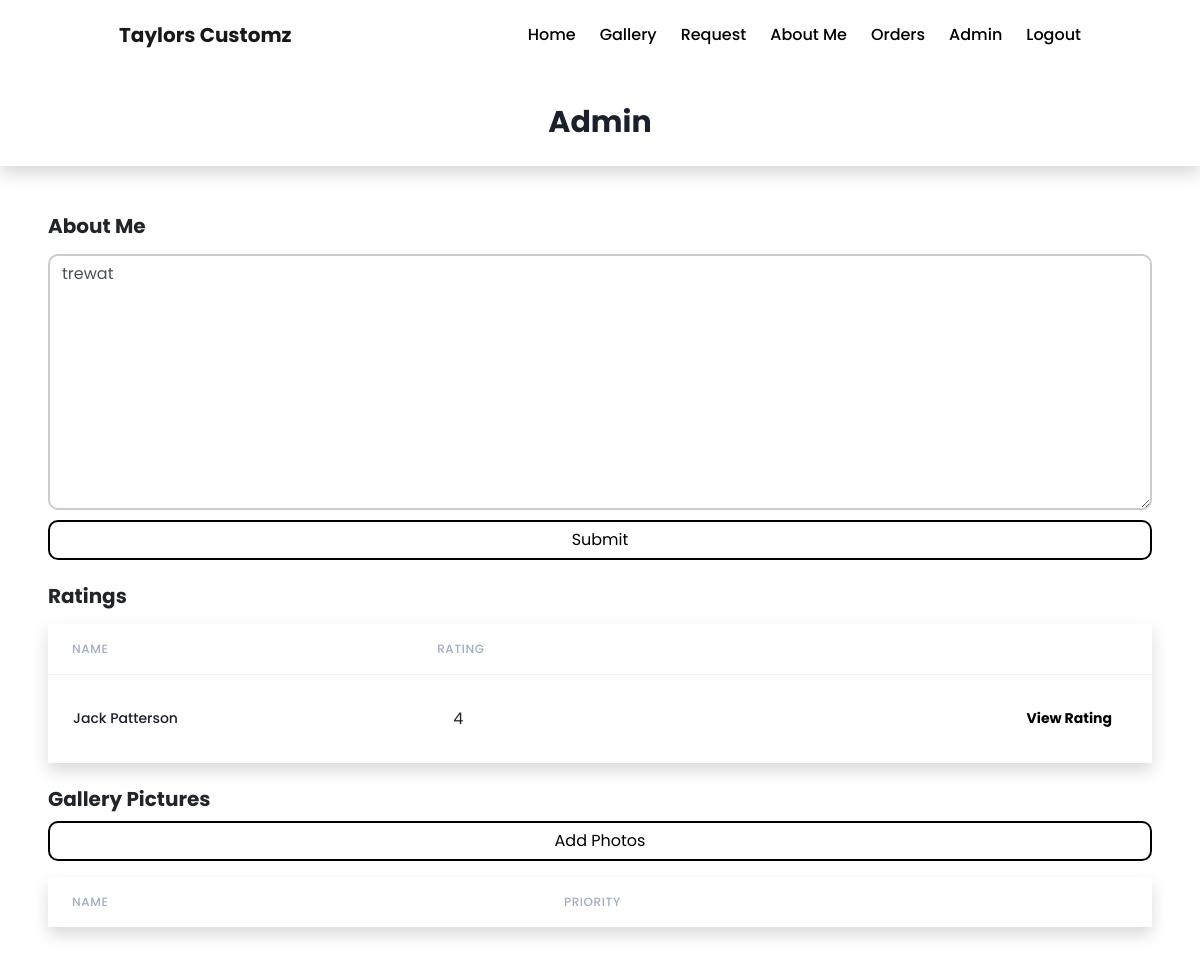
Page /data/dashboard (signed in) on the earlier database version.
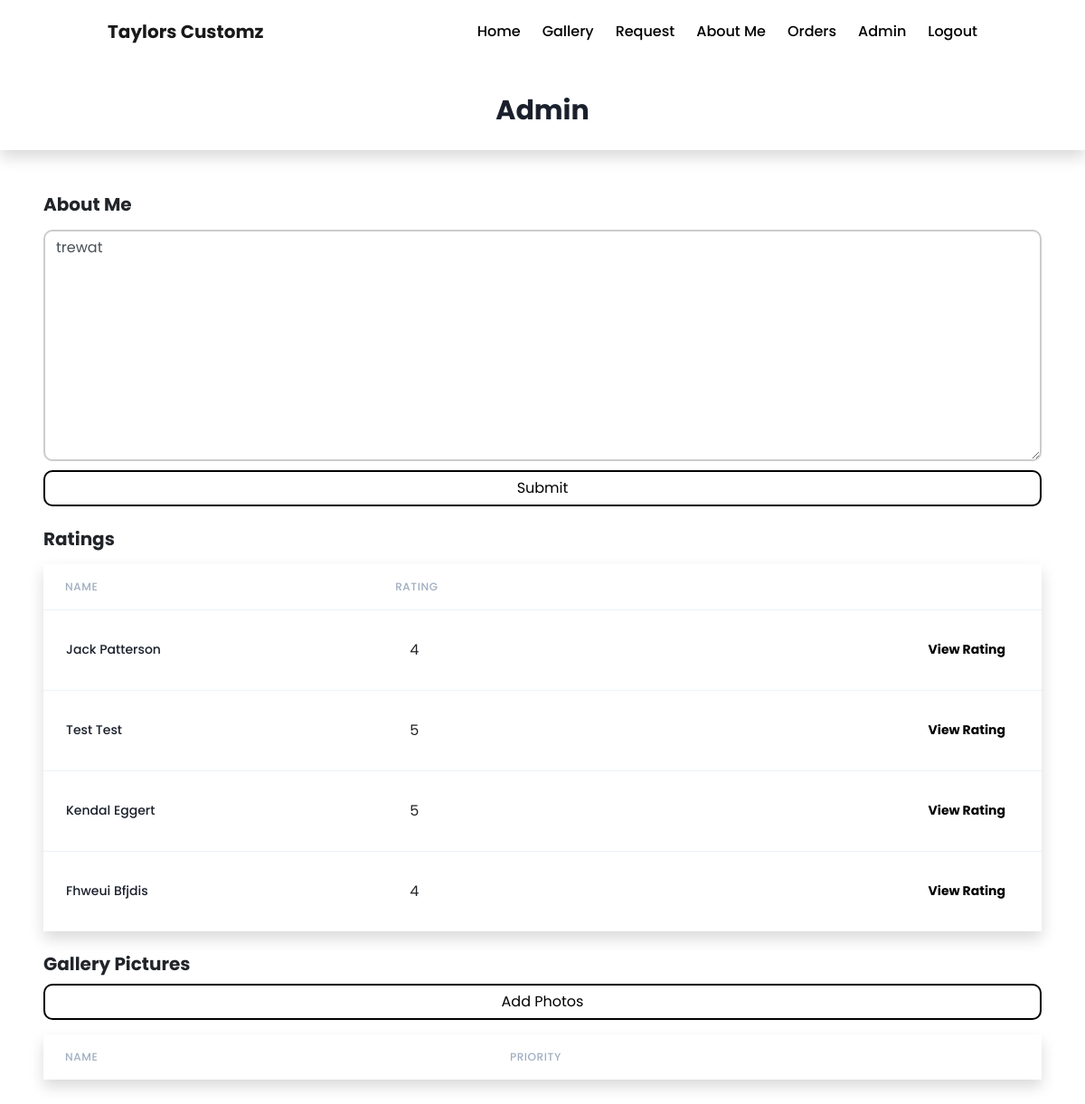
Same page on the later database version.
### users/models.py (models this page shows, shortened)
class Reviews(models.Model):
    first_name = models.CharField(max_length=200)
    last_name = models.CharField(max_length=200)
    message = models.CharField(max_length=500)
    rating = models.IntegerField(verbose_name="Rating")
    active = models.BooleanField(default=False)

### users/views.py (the view, shortened to what this page needs)
# urls.py: path('data/dashboard', views.admin, name='admin-dash'),
@login_required
def admin(request):
    aboutMe = AboutMe.objects.get(active=True).description
    pictures = Pictures.objects.all()
    reviews = Reviews.objects.all()
    form = AboutMeForm(request.POST)
    context = {
        'form': form,
        'data': aboutMe,
        'reviews':  reviews,
        'pictures': pictures
    }
    return render(request, 'users/admin.html', context)

### users/forms.py
class AboutMeForm(forms.ModelForm):
	description = forms.CharField(widget=forms.Textarea(
		attrs={
			'class': 'form-control',
			'placeholder': 'About Me Message',
			'id': 'about-msg'
		}
	))
	class Meta:
		model = AboutMe
		exclude = ('active',)

### users/templates/users/admin.html (shortened to what this page needs)
{% extends 'users/base.html' %}
{% block styles %}
<link rel='stylesheet' href='../../static/users/assets/css/request.css'>
{% endblock styles %}
{% block content %}
<div class='p-5'>
    <h1 class='text-xl font-weight-bold mb-3'>About Me</h1>
    <div>
        <form method='POST'>
            {{form.description}}
            <button data-action='submit' type="submit" id='req-sbmt' class="btn btn-primary">Submit</button>
        </form>
    </div>
    <h1 class='text-xl font-weight-bold mt-4 mb-3'>Ratings</h1>
    <div class='bg-white shadow '>
        <table class="min-w-full divide-y divide-gray-200">
            <thead class="bg-gray-50">
                <tr>
                    <th scope="col"
                        class="px-6 py-3 text-left text-xs font-medium text-gray-500 uppercase tracking-wider ">
                        Name
                    </th>
                    <th scope="col"
                        class="px-6 py-3 text-left text-xs font-medium text-gray-500 uppercase tracking-wider">
                        Rating
                    </th>
                </tr>
            </thead>
            <tbody class="bg-white divide-y divide-gray-200">
                {% for r in reviews %}
                <tr class='transition-all hover:bg-gray-100 hover:m-5'>
                    <td class="py-4 whitespace-nowrap ">
                        <div class="flex items-center">
                            <div class="ml-4">
                                <div class="text-sm font-medium text-gray-900">
                                    {{r.first_name.capitalize}} {{r.last_name.capitalize}}
                                </div>
                            </div>
                        </div>
                    </td>
                    <td style='padding-left: 40px;'>{{r.rating}}</td>
                    <td></td>
                    <td></td>
                    <td class="px-6 py-4 whitespace-nowrap text-right text-sm font-medium">
                        <button onclick='window.location.href=href="{% url 'rating-review' r.id %}"'
                            class="transition-all h-10 items-center px-3 font-bold text-black hover:text-white hover:bg-black rounded-lg hover:shadow-lg hover:m-4 focus:bg-gray-700">View
                            Rating</button>
                    </td>
                </tr>
                {% endfor %}
            </tbody>
        </table>
    </div>
    <h1 class='text-xl font-weight-bold mt-4'>Gallery Pictures</h1>
    <button data-action='submit' id='req-sbmt' class="btn btn-primary" onclick='window.location.href=href="{% url 'picture-upload'%}"'>Add Photos</button>
    <div class='bg-white shadow mt-3'>
        <table class="min-w-full divide-y divide-gray-200">
            <thead class="bg-gray-50">
                <tr>
                    <th scope="col"
                        class="px-6 py-3 text-left text-xs font-medium text-gray-500 uppercase tracking-wider ">
                        Name
                    </th>
                    <th scope="col"
                        class="px-6 py-3 text-left text-xs font-medium text-gray-500 uppercase tracking-wider">
                        Priority
                    </th>
                </tr>
            </thead>
        </table>
    </div>
</div>
{% endblock content %}

Differences in the rows shown:
added Reviews: first_name "Test", last_name "Test", rating "5"
added Reviews: first_name "Kendal", last_name "Eggert", rating "5"
added Reviews: first_name "Fhweui", last_name "Bfjdis", rating "4"
